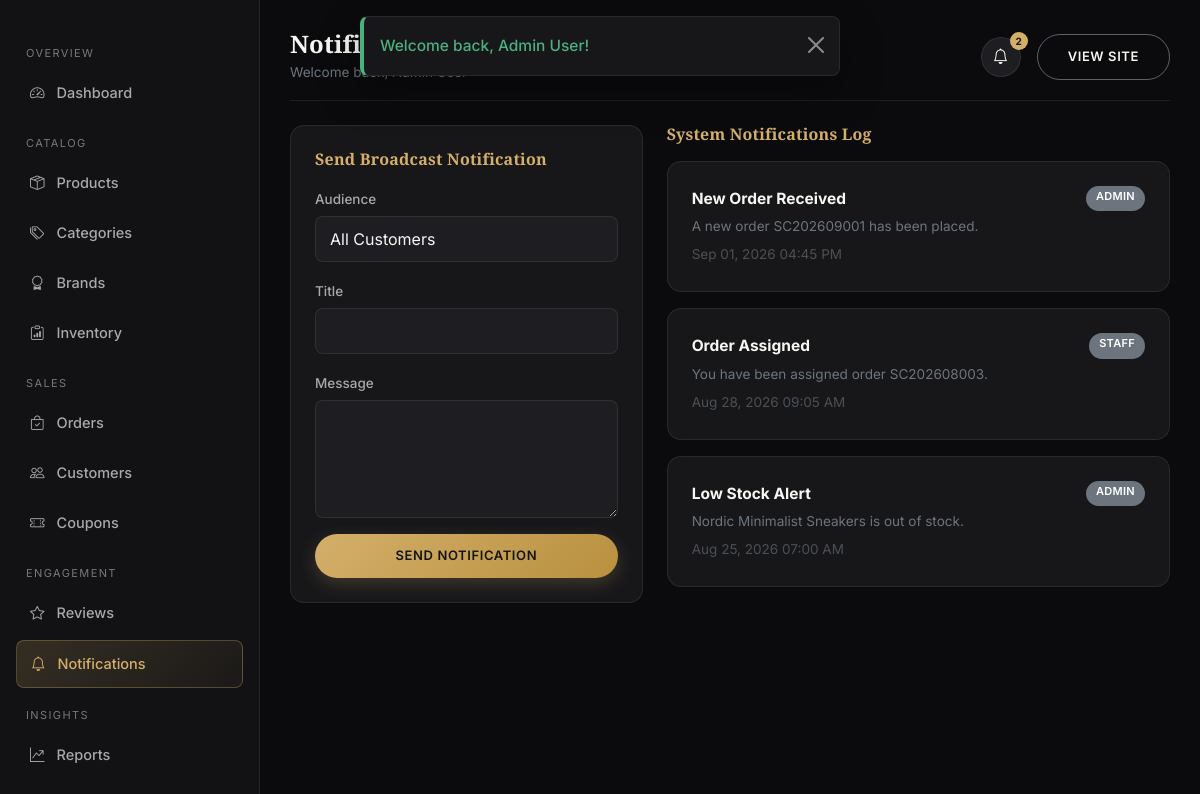
Page /admin/notifications/index.php (signed in) on the committed database.
### tables this page shows
CREATE TABLE notifications (
    notification_id INT AUTO_INCREMENT PRIMARY KEY,
    user_id INT DEFAULT NULL,
    audience ENUM('customer','admin','staff','all') NOT NULL DEFAULT 'customer',
    title VARCHAR(150) NOT NULL,
    message VARCHAR(255) NOT NULL,
    type VARCHAR(40) NOT NULL DEFAULT 'general',
    link VARCHAR(255) DEFAULT NULL,
    is_read TINYINT(1) NOT NULL DEFAULT 0,
    created_at TIMESTAMP NOT NULL DEFAULT CURRENT_TIMESTAMP,
    FOREIGN KEY (user_id) REFERENCES users(user_id) ON DELETE CASCADE,
    INDEX idx_user_read (user_id, is_read)
);

### includes/functions.php (called while the page is built, shortened)
<?php
function e($value): string
{
    return htmlspecialchars((string)($value ?? ''), ENT_QUOTES, 'UTF-8');
}
function friendly_date($datetime, string $format = 'M d, Y h:i A'): string
{
    return date($format, strtotime($datetime));
}
    ob_start(); ?>

### admin/notifications/index.php (the view, shortened to what this page needs)
<?php
$pdo = db();
$notifs = $pdo->query("SELECT * FROM notifications WHERE user_id IS NULL ORDER BY created_at DESC LIMIT 50")->fetchAll();
require __DIR__ . '/../../includes/header.php';
?>
<div class="sc-dash-wrap">
  <?php require __DIR__ . '/../includes/sidebar.php'; ?>
  <main class="sc-content">
    <?php require __DIR__ . '/../includes/topbar.php'; ?>
    <div class="row g-4">
      <div class="col-lg-5">
        <div class="sc-card">
          <h6 class="text-gold mb-3">Send Broadcast Notification</h6>
          <form method="post">
            <div class="mb-3"><label>Audience</label>
              <select name="audience" class="form-select">
                <option value="customer">All Customers</option>
              </select>
            </div>
            <div class="mb-3"><label>Title</label><input type="text" name="title" class="form-control" required></div>
            <div class="mb-3"><label>Message</label><textarea name="message" class="form-control" rows="4" required></textarea></div>
            <button type="submit" class="btn btn-sc-gold w-100">Send Notification</button>
          </form>
        </div>
      </div>
      <div class="col-lg-7">
        <h6 class="text-gold mb-3">System Notifications Log</h6>
        <?php foreach ($notifs as $n): ?>
          <div class="sc-card mb-3">
            <div class="d-flex justify-content-between">
              <strong><?= e($n['title']) ?></strong>
              <span class="badge sc-badge bg-secondary text-uppercase"><?= e($n['audience']) ?></span>
            </div>
            <p class="text-secondary small mb-1 mt-1"><?= e($n['message']) ?></p>
            <span class="text-secondary small" style="opacity:.6"><?= friendly_date($n['created_at']) ?></span>
          </div>
        <?php endforeach; ?>
      </div>
    </div>
  </main>
</div>
<?php require __DIR__ . '/../../includes/dash-footer.php'; ?>

### assets/css/style.css (style rules this page uses)
:root { --sc-black: #0b0b0d; --sc-charcoal: #121214; --sc-charcoal-2: #17171a; --sc-charcoal-3: #1e1e22; --sc-border: rgba(255, 255, 255, 0.08); --sc-white: #f7f6f3; --sc-gray: #a8a8ad; --sc-gray-dim: #77777d; --sc-gold: #d4af6a; --sc-gold-soft: #e8cd9a; --sc-gold-deep: #b9903f; --sc-success: #4caf80; --sc-danger: #e0665f; --sc-warning: #e0b25f; --sc-info: #6fa8dc; --sc-radius: 14px; --sc-radius-sm: 8px; --sc-shadow: 0 10px 30px rgba(0, 0, 0, 0.35); --sc-transition: all .28s cubic-bezier(.4,0,.2,1); --sc-font-heading: 'Playfair Display', Georgia, serif; --sc-font-body: 'Inter', -apple-system, BlinkMacSystemFont, 'Segoe UI', sans-serif; }
* { box-sizing: border-box; }
body { background: var(--sc-black); color: var(--sc-white); font-family: var(--sc-font-body); font-size: 15.5px; line-height: 1.65; -webkit-font-smoothing: antialiased; animation: scPageFadeIn .18s ease both; }
h1, h2, h3, h4, h5, h6, .sc-heading { font-family: var(--sc-font-heading); font-weight: 700; letter-spacing: .2px; color: var(--sc-white); }
.btn-sc-gold { background: linear-gradient(135deg, var(--sc-gold) 0%, var(--sc-gold-deep) 100%); color: #14140f; border: none; font-weight: 600; letter-spacing: .6px; text-transform: uppercase; font-size: 13px; padding: 12px 30px; border-radius: 40px; transition: var(--sc-transition); box-shadow: 0 6px 18px rgba(212,175,106,.22); }
.sc-card { background: var(--sc-charcoal-2); border: 1px solid var(--sc-border); border-radius: var(--sc-radius); padding: 24px; }
.form-control, .form-select { background: var(--sc-charcoal-3); border: 1px solid var(--sc-border); color: var(--sc-white); border-radius: var(--sc-radius-sm); padding: 10px 14px; }
.form-control::placeholder { color: var(--sc-gray-dim); }
label { color: var(--sc-gray); font-size: 13.5px; margin-bottom: 6px; font-weight: 500; }
.sc-badge { font-weight: 600; font-size: 11px; padding: 5px 10px; border-radius: 20px; letter-spacing: .3px; }
.sc-dash-wrap { display: flex; align-items: flex-start; min-height: calc(100vh - 76px); }
.sc-content { flex: 1; padding: 30px; max-width: 100%; overflow-x: hidden; }
.text-gold { color: var(--sc-gold) !important; }

### rows in the picture
notifications: title "New Order Received", audience "ADMIN", message "A new order SC202609001 has been placed.", created_at "Sep 01, 2026 04:45 PM"
notifications: title "Order Assigned", audience "STAFF", message "You have been assigned order SC202608003.", created_at "Aug 28, 2026 09:05 AM"
notifications: title "Low Stock Alert", audience "ADMIN", message "Nordic Minimalist Sneakers is out of stock.", created_at "Aug 25, 2026 07:00 AM"

### other values in the picture
$f['message'] "Welcome back, Admin User!"
$label "Dashboard Products Categories Brands Inventory Orders Customers Coupons Reviews Notifications Reports"
$adminNotifCount "2"
